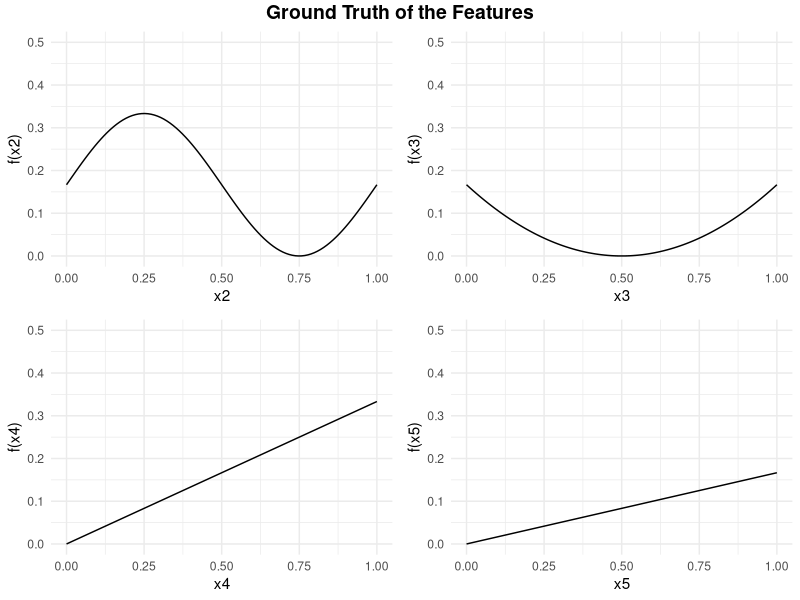
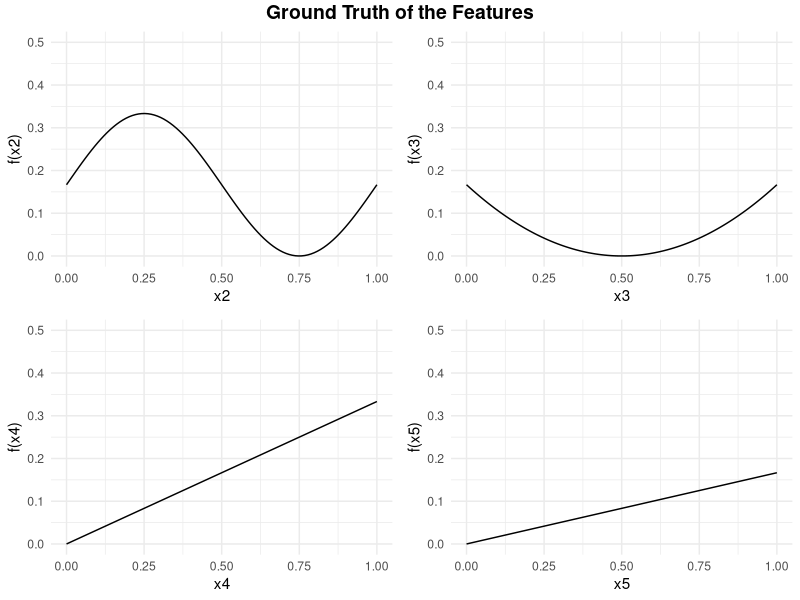

Generate these figures, in order, with R:
# Load the Libraries
library(ggplot2)
library(ggpubr)

# Initialize the Functions for each feature
f1 <- function(x) 1/6 * (sin(x * 2*pi)+1)
#f1 <- function(x) 1/3 * sin(x * pi)
f2 <- function(x) 2/3 * (x - 0.5)^2
f3 <- function(x) 1/3 * x
f4 <- function(x) 1/6 * x

# Combine the functions into a data frame
x_vals <- seq(0, 1, length.out = 100)
data <- data.frame(
  x = x_vals,
  y1 = f1(x_vals),
  y2 = f2(x_vals),
  y3 = f3(x_vals),
  y4 = f4(x_vals)
)

# Plots of each feature
plot1 <- ggplot(data, aes(x = x, y = y1)) +
  geom_line() +
  xlim(0, 1) +
  ylim(0, 0.5) +
  labs(x = "x2", y = "f(x2)") +
  theme_minimal()

plot2 <- ggplot(data, aes(x = x, y = y2)) +
  geom_line() +
  xlim(0, 1) +
  ylim(0, 0.5) +
  labs(x = "x3", y = "f(x3)") +
  theme_minimal()

plot3 <- ggplot(data, aes(x = x, y = y3)) +
  geom_line() +
  xlim(0, 1) +
  ylim(0, 0.5) +
  labs(x = "x4", y = "f(x4)") +
  theme_minimal()

plot4 <- ggplot(data, aes(x = x, y = y4)) +
  geom_line() +
  xlim(0, 1) +
  ylim(0, 0.5) +
  labs(x = "x5", y = "f(x5)") +
  theme_minimal()

# Arrange the plots
plot <- ggarrange(
  plot1, plot2, plot3, plot4,
  ncol = 2, nrow = 2
)

# Add title
plot <- annotate_figure(
  plot,
  top = text_grob("Ground Truth of the Features", face = "bold", size = 14))

# Print the final plot
plot

# Save the plot
ggsave("figures/Exp3_ground_truth_new.jpg", plot)
